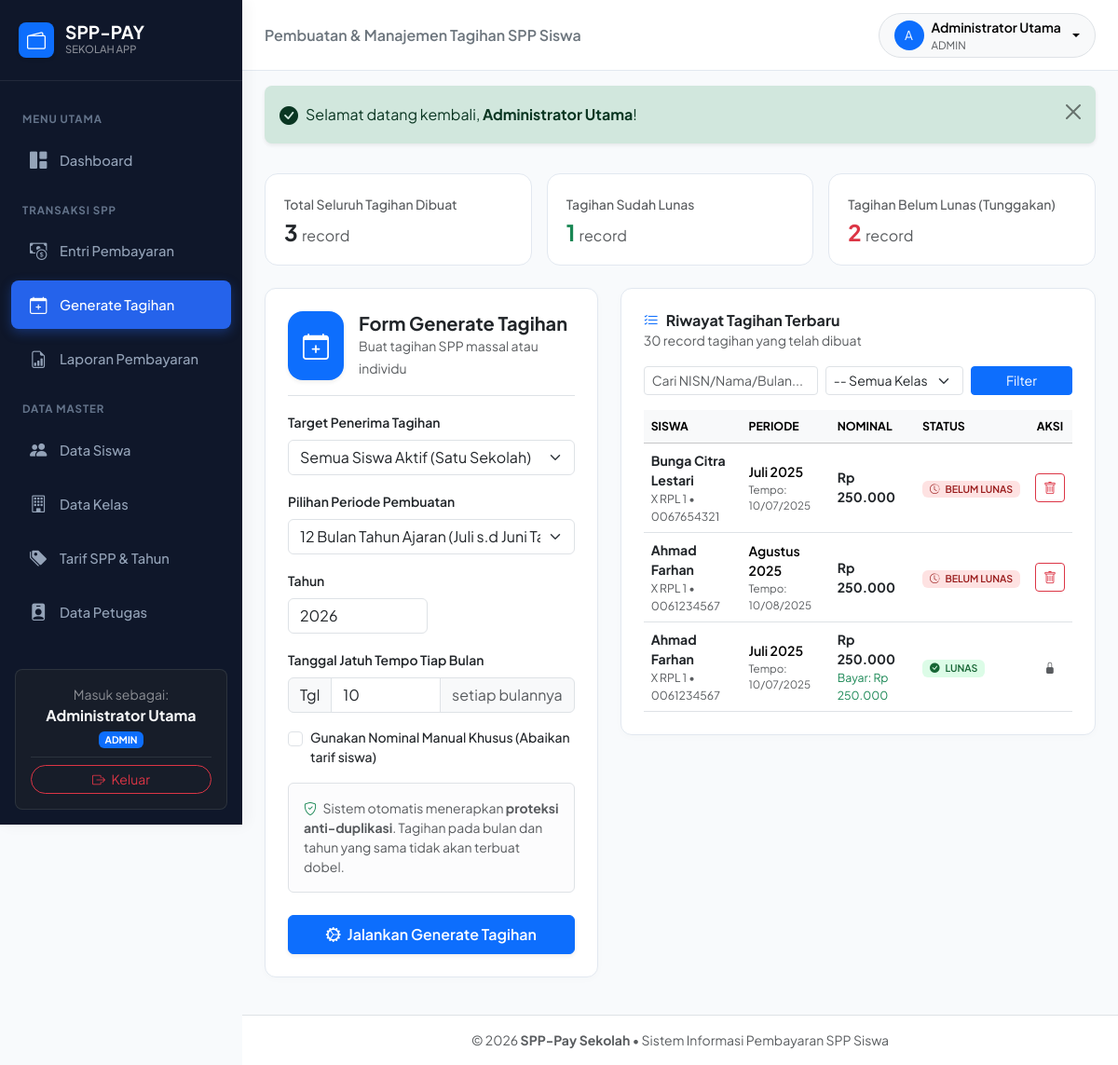
The page /generate_tagihan.php (signed in) on the database its author committed.
### tables this page shows
CREATE TABLE `tagihan_spp` (
    `id_tagihan` BIGINT AUTO_INCREMENT PRIMARY KEY,
    `nisn` CHAR(10) NOT NULL,
    `id_spp` INT NOT NULL,
    `bulan` TINYINT NOT NULL,  
    `nama_bulan` VARCHAR(20) NOT NULL,  
    `tahun` YEAR NOT NULL,  
    `nominal_tagihan` DECIMAL(12, 2) NOT NULL,
    `terbayar` DECIMAL(12, 2) NOT NULL DEFAULT 0.00,
    `status` ENUM('belum_lunas', 'lunas') NOT NULL DEFAULT 'belum_lunas',
    `jatuh_tempo` DATE NULL,
    `created_at` TIMESTAMP DEFAULT CURRENT_TIMESTAMP,
    `updated_at` TIMESTAMP DEFAULT CURRENT_TIMESTAMP ON UPDATE CURRENT_TIMESTAMP,
    UNIQUE KEY `unique_siswa_bulan_tahun` (`nisn`, `bulan`, `tahun`),
    CONSTRAINT `fk_tagihan_siswa` FOREIGN KEY (`nisn`) 
        REFERENCES `siswa` (`nisn`) ON DELETE CASCADE ON UPDATE CASCADE,
    CONSTRAINT `fk_tagihan_spp` FOREIGN KEY (`id_spp`) 
        REFERENCES `tarif_spp` (`id_spp`) ON DELETE RESTRICT ON UPDATE CASCADE
);

CREATE TABLE `siswa` (
    `nisn` CHAR(10) PRIMARY KEY,  
    `nis` CHAR(8) NOT NULL UNIQUE,
    `nama` VARCHAR(100) NOT NULL,
    `jenis_kelamin` ENUM('L', 'P') NOT NULL,
    `id_kelas` INT NOT NULL,
    `id_spp` INT NOT NULL,  
    `alamat` TEXT NULL,
    `no_telp` VARCHAR(15) NULL,
    `nama_wali` VARCHAR(100) NULL,
    `no_telp_wali` VARCHAR(15) NULL,
    `status_siswa` ENUM('aktif', 'lulus', 'pindah', 'keluar') NOT NULL DEFAULT 'aktif',
    `created_at` TIMESTAMP DEFAULT CURRENT_TIMESTAMP,
    `updated_at` TIMESTAMP DEFAULT CURRENT_TIMESTAMP ON UPDATE CURRENT_TIMESTAMP,
    CONSTRAINT `fk_siswa_kelas` FOREIGN KEY (`id_kelas`) 
        REFERENCES `kelas` (`id_kelas`) ON DELETE RESTRICT ON UPDATE CASCADE,
    CONSTRAINT `fk_siswa_spp` FOREIGN KEY (`id_spp`) 
        REFERENCES `tarif_spp` (`id_spp`) ON DELETE RESTRICT ON UPDATE CASCADE
);

CREATE TABLE `kelas` (
    `id_kelas` INT AUTO_INCREMENT PRIMARY KEY,
    `nama_kelas` VARCHAR(20) NOT NULL,  
    `tingkat` ENUM('10', '11', '12', '7', '8', '9', '1', '2', '3', '4', '5', '6') NOT NULL,
    `jurusan` VARCHAR(50) DEFAULT NULL,  
    `created_at` TIMESTAMP DEFAULT CURRENT_TIMESTAMP
);

### koneksi.php (called while the page is built, shortened)
<?php
function rupiah($nominal) {
    return 'Rp ' . number_format((float)$nominal, 0, ',', '.');
}
?>

### generate_tagihan.php (the view, shortened to what this page needs)
<?php
require_once __DIR__ . '/koneksi.php';
$nisn_filter = trim($_GET['nisn'] ?? '');
$filter_cari = trim($_GET['f_cari'] ?? '');
$queryList = "
    SELECT t.*, s.nama AS nama_siswa, s.nis, k.nama_kelas
    FROM tagihan_spp t
    JOIN siswa s ON t.nisn = s.nisn
    JOIN kelas k ON s.id_kelas = k.id_kelas
    WHERE 1=1
";
$paramsList = [];
$queryList .= " ORDER BY t.id_tagihan DESC LIMIT 30";
$stmtList = $pdo->prepare($queryList);
$stmtList->execute($paramsList);
$daftar_tagihan_terbaru = $stmtList->fetchAll();
$total_semua_tagihan = $pdo->query("SELECT COUNT(*) FROM tagihan_spp")->fetchColumn();
$total_tagihan_lunas = $pdo->query("SELECT COUNT(*) FROM tagihan_spp WHERE status = 'lunas'")->fetchColumn();
$total_tagihan_belum = $pdo->query("SELECT COUNT(*) FROM tagihan_spp WHERE status = 'belum_lunas'")->fetchColumn();
include __DIR__ . '/includes/header.php';
?>
<div class="row g-3 mb-4">
    <div class="col-md-4">
        <div class="stat-card">
            <span class="text-muted small fw-medium">Total Seluruh Tagihan Dibuat</span>
            <h4 class="fw-bold text-dark mt-1 mb-0"><?= number_format($total_semua_tagihan) ?> <span class="fs-6 fw-normal text-muted">record</span></h4>
        </div>
    </div>
    <div class="col-md-4">
        <div class="stat-card">
            <span class="text-muted small fw-medium">Tagihan Sudah Lunas</span>
            <h4 class="fw-bold text-success mt-1 mb-0"><?= number_format($total_tagihan_lunas) ?> <span class="fs-6 fw-normal text-muted">record</span></h4>
        </div>
    </div>
    <div class="col-md-4">
        <div class="stat-card">
            <span class="text-muted small fw-medium">Tagihan Belum Lunas (Tunggakan)</span>
            <h4 class="fw-bold text-danger mt-1 mb-0"><?= number_format($total_tagihan_belum) ?> <span class="fs-6 fw-normal text-muted">record</span></h4>
        </div>
    </div>
</div>
<div class="row g-4 mb-4">
    <div class="col-lg-5">
        <div class="card card-custom p-4">
            <div class="d-flex align-items-center gap-3 mb-3 pb-3 border-bottom">
                <div class="bg-primary text-white p-3 rounded-4 shadow-sm">
                    <i class="bi bi-calendar-plus fs-3"></i>
                </div>
                <div>
                    <h5 class="fw-bold mb-0">Form Generate Tagihan</h5>
                    <span class="text-muted small">Buat tagihan SPP massal atau individu</span>
                </div>
            </div>
            <form method="POST" action="generate_tagihan.php">
                <div class="mb-3">
                    <label class="form-label small fw-semibold">Target Penerima Tagihan</label>
                    <select name="target_generate" id="target_generate" class="form-select" onchange="toggleTargetFields()" required>
                        <option value="semua" <?= empty($nisn_filter) ? 'selected' : '' ?>>Semua Siswa Aktif (Satu Sekolah)</option>
                    </select>
                </div>
                <div class="mb-3">
                    <label class="form-label small fw-semibold">Pilihan Periode Pembuatan</label>
                    <select name="tipe_periode" id="tipe_periode" class="form-select" onchange="togglePeriodeFields()">
                        <option value="akademik" selected>12 Bulan Tahun Ajaran (Juli s.d Juni Tahun Depan)</option>
                    </select>
                </div>
                <div class="row g-2 mb-3">
                    <div class="col-sm-6">
                        <label class="form-label small fw-semibold">Tahun</label>
                        <input type="number" name="tahun_kalender" class="form-control" value="<?= date('Y') ?>" min="2020" max="2035" required>
                    </div>
                </div>
                <div class="mb-3">
                    <label class="form-label small fw-semibold">Tanggal Jatuh Tempo Tiap Bulan</label>
                    <div class="input-group">
                        <span class="input-group-text bg-light">Tgl</span>
                        <input type="number" name="jatuh_tempo_tgl" class="form-control" value="10" min="1" max="28" required>
                        <span class="input-group-text bg-light text-muted small">setiap bulannya</span>
                    </div>
                </div>
                <div class="form-check mb-3">
                    <input class="form-check-input" type="checkbox" name="use_custom_nominal" id="use_custom_nominal" onchange="toggleCustomNominal()">
                    <label class="form-check-label small fw-medium" for="use_custom_nominal">
                        Gunakan Nominal Manual Khusus (Abaikan tarif siswa)
                    </label>
                </div>
                <div class="alert alert-light border small text-muted mb-4">
                    <i class="bi bi-shield-check text-success me-1"></i>
                    Sistem otomatis menerapkan <strong>proteksi anti-duplikasi</strong>. Tagihan pada bulan dan tahun yang sama tidak akan terbuat dobel.
                </div>
                <button type="submit" class="btn btn-primary w-100 py-2 fw-semibold shadow-sm">
                    <i class="bi bi-gear-wide-connected me-1"></i> Jalankan Generate Tagihan
                </button>
            </form>
        </div>
    </div>
    <div class="col-lg-7">
        <div class="card card-custom p-4">
            <div class="d-flex flex-column flex-sm-row justify-content-between align-items-sm-center gap-2 mb-3">
                <div>
                    <h6 class="fw-bold mb-0"><i class="bi bi-list-check me-2 text-primary"></i>Riwayat Tagihan Terbaru</h6>
                    <span class="text-muted small">30 record tagihan yang telah dibuat</span>
                </div>
            </div>
            <form method="GET" action="generate_tagihan.php" class="row g-2 mb-3">
                <div class="col-sm-5">
                    <input type="text" name="f_cari" class="form-control form-control-sm" placeholder="Cari NISN/Nama/Bulan..." value="<?= htmlspecialchars($filter_cari) ?>">
                </div>
                <div class="col-sm-4">
                    <select name="f_kelas" class="form-select form-select-sm">
                        <option value="0">-- Semua Kelas --</option>
                    </select>
                </div>
                <div class="col-sm-3 d-flex gap-1">
                    <button type="submit" class="btn btn-sm btn-primary w-100">Filter</button>
                </div>
            </form>
            <div class="table-responsive">
                <table class="table table-hover align-middle mb-0" style="font-size: 0.88rem;">
                    <thead class="table-light small text-uppercase text-muted">
                        <tr>
                            <th>Siswa</th>
                            <th>Periode</th>
                            <th>Nominal</th>
                            <th>Status</th>
                            <th class="text-center">Aksi</th>
                        </tr>
                    </thead>
                    <tbody>
                        <?php if (!empty($daftar_tagihan_terbaru)): ?>
                            <?php foreach ($daftar_tagihan_terbaru as $tg): ?>
                                <tr>
                                    <td>
                                        <div class="fw-bold text-dark"><?= htmlspecialchars($tg['nama_siswa']) ?></div>
                                        <div class="text-muted small"><?= htmlspecialchars($tg['nama_kelas']) ?> &bull; <?= $tg['nisn'] ?></div>
                                    </td>
                                    <td>
                                        <div class="fw-semibold"><?= htmlspecialchars($tg['nama_bulan']) . ' ' . $tg['tahun'] ?></div>
                                        <div class="text-muted" style="font-size: 0.72rem;">Tempo: <?= $tg['jatuh_tempo'] ? date('d/m/Y', strtotime($tg['jatuh_tempo'])) : '-' ?></div>
                                    </td>
                                    <td>
                                        <div class="fw-bold text-dark"><?= rupiah($tg['nominal_tagihan']) ?></div>
                                        <?php if ($tg['terbayar'] > 0): ?>
                                            <div class="text-success small">Bayar: <?= rupiah($tg['terbayar']) ?></div>
                                        <?php endif; ?>
                                    </td>
                                    <td>
                                        <?php if ($tg['status'] === 'lunas'): ?>
                                            <span class="badge badge-lunas px-2 py-1"><i class="bi bi-check-circle-fill me-1"></i> LUNAS</span>
                                        <?php else: ?>
                                            <span class="badge badge-belum px-2 py-1"><i class="bi bi-clock-history me-1"></i> BELUM LUNAS</span>
                                        <?php endif; ?>
                                    </td>
                                    <td class="text-center">
                                        <?php if ($tg['status'] !== 'lunas' && $tg['terbayar'] == 0): ?>
                                            <button type="button" class="btn btn-sm btn-outline-danger"
                                                    data-bs-toggle="modal"
                                                    data-bs-target="#modalConfirmDelete"
                                                    data-href="generate_tagihan.php?action=hapus_tagihan&id=<?= $tg['id_tagihan'] ?>"
                                                    title="Hapus Tagihan yang Belum Dibayar">
                                                <i class="bi bi-trash"></i>
                                            </button>
                                        <?php else: ?>
                                            <span class="text-muted small" title="Sudah ada transaksi pembayaran, tidak dapat dihapus"><i class="bi bi-lock-fill"></i></span>
                                        <?php endif; ?>
                                    </td>
                                </tr>
                            <?php endforeach; ?>
                        <?php else: ?>
                            <tr>
                                <td colspan="5" class="text-center text-muted py-4">Belum ada data tagihan yang sesuai dengan filter.</td>
                            </tr>
                        <?php endif; ?>
                    </tbody>
                </table>
            </div>
        </div>
    </div>
</div>
<?php include __DIR__ . '/includes/footer.php'; ?>

### rows shown on the page
tagihan_spp: nisn.nama "Bunga Citra Lestari", kelas.nama_kelas "X RPL 1", nisn "0067654321", nama_bulan "Juli", tahun "2025", jatuh_tempo "10/07/2025", nominal_tagihan "Rp 250.000", status "belum_lunas" (drawn)
tagihan_spp: nisn.nama "Ahmad Farhan", kelas.nama_kelas "X RPL 1", nisn "0061234567", nama_bulan "Agustus", tahun "2025", jatuh_tempo "10/08/2025", nominal_tagihan "Rp 250.000", status "belum_lunas" (drawn)
tagihan_spp: nisn.nama "Ahmad Farhan", kelas.nama_kelas "X RPL 1", nisn "0061234567", nama_bulan "Juli", tahun "2025", jatuh_tempo "10/07/2025", nominal_tagihan "Rp 250.000", terbayar "Rp 250.000", status "lunas" (drawn)

### other values the page prints
$_SESSION['user_nama'] "Administrator Utama"
$role "ADMIN"
$pageHeader "Pembuatan & Manajemen Tagihan SPP Siswa"
substr($userName, 0, 1) "A"
$userName "Administrator Utama"
$userRole "ADMIN"
$flash['message'] "Selamat datang kembali, Administrator Utama !"
$total_semua_tagihan "3"
$total_tagihan_lunas "1"
$total_tagihan_belum "2"
